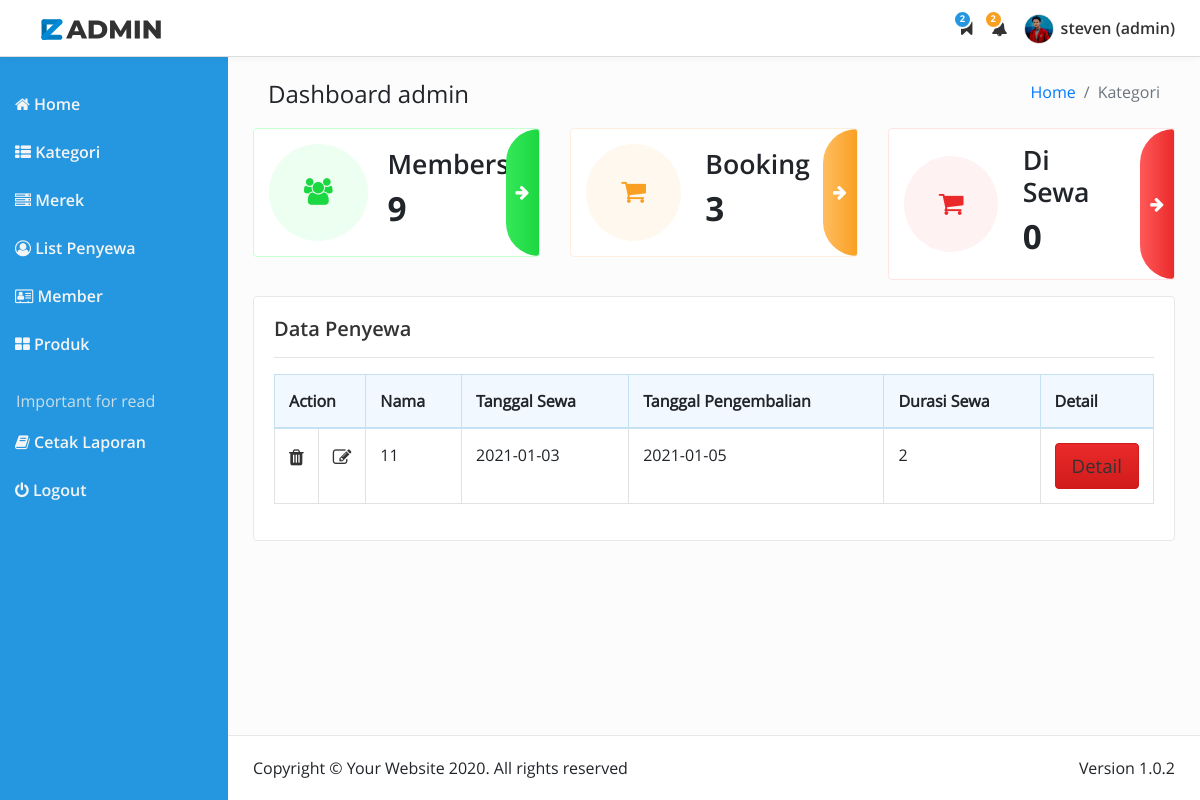
Screenshot of /Admin/adminweb.php?module=penyewa (signed in) with the database file from the repository.
### tables this page shows
CREATE TABLE `akun` (
  `id_user` int(10) NOT NULL,
  `username` varchar(50) NOT NULL,
  `password` varchar(20) NOT NULL,
  `nama` varchar(30) NOT NULL,
  `email` varchar(50) NOT NULL,
  `alamat` text NOT NULL,
  `no_telp` int(15) NOT NULL,
  `level` int(2) NOT NULL,
  `status_akun` varchar(50) NOT NULL,
  `gambar` varchar(100) DEFAULT NULL
);

### Admin/adminweb.php (the view, shortened to what this page needs)
<?php
include "../lib/config.php";
  include "../lib/koneksi.php";
if (empty($_SESSION['username']) AND empty($_SESSION['passuser'])) {
    echo "<center>Untuk mengakses modul, Anda harus login </br>";
    echo "<a href=$admin_url><b>LOGIN</b></a></center>";
} else {
  $r['username'] = $_SESSION['namauser'];
  $user = $r['username'];
  $queryAdmin = mysqli_query($koneksi, "SELECT * FROM akun WHERE username ='$user' ");
  $hasilQuery = mysqli_fetch_array($queryAdmin);
      $username    = $hasilQuery['username'];
	  $nama_admin  = $hasilQuery['nama'];
	  $level 	   = $hasilQuery['level'];
?>
<!DOCTYPE html>
<html lang="en">
<head>
	<link rel="stylesheet" href="dist/css/bootstrap.min.css">
	<link rel="stylesheet" type="text/css" href="plugins/font-awesome-4.7.0/css/font-awesome.min.css">
	<link rel="stylesheet" type="text/css" href="dist/css/reza-admin.min.css">
</head>
<body>
	<nav class="navbar navbar-expand-sm navbar--white">
		<a class="navbar-brand ml-3" href="index.html"><img src="dist/img/Reza_Admin.svg" width="120" alt="logo reza"></a>
		<div class="collapse navbar-collapse justify-content-end" id="navbarNav">
			<ul class="navbar-nav">
				<li class="nav-item navbar__notification">
					<a class="nav-link" href="#">
						<span class="fa fa-bookmark"></span>
						<span class="navbar__notification-number navbar__notification-number--blue">2</span>
					</a>
				</li>
				<li class="nav-item navbar__notification">
					<a class="nav-link " href="#">
						<span class="fa fa-bell"></span>
						<span class="navbar__notification-number navbar__notification-number--orange">2</span>
					</a>
				</li>
				<li class="nav-item navbar__avatar dropdown">
					<a class="nav-link " href="#" data-toggle="dropdown">
						<img src="dist/img/reza.jpg" alt="avatar image">
						<span><?php echo $nama_admin?> (<?php echo $username ?>)</span>
					</a>
				</li>
			</ul>
		</div>
	</nav>
	<aside class="sidebar">
		<ul class="sidebar__nav">
			<li class="sidebar__item "><a class="nav-link" href="adminweb.php?module=home"><span class="fa fa-home"></span> Home</a></li>
			<li class="sidebar__item"><a href="adminweb.php?module=kategori"><span class="fa fa-th-list"></span> Kategori</a></li>
			<li class="sidebar__item"><a href="adminweb.php?module=merek"><span class="fa fa-server"></span> Merek</a></li>
			<li class="sidebar__item"><a href="adminweb.php?module=penyewa"><span class="fa fa-user-circle-o"></span> List Penyewa</a></li>
			<li class="sidebar__item"><a href="adminweb.php?module=member"><span class="fa fa-vcard-o"></span> Member</a></li>
			<li class="sidebar__item"><a href="adminweb.php?module=produk"><span class="fa fa-th-large"></span> Produk</a></li>
			<?php
			if($level=="1"){
			?>
				<li class="sidebar__item sidebar__item--header mt-3">Important for read</li>
				<li class="sidebar__item"><a href="docs/"><span class="fa fa-book"></span> Cetak Laporan</a></li>
			<?php } ?>
			<li class="sidebar__item"><a href="index.php"><span class="fa fa-power-off"></span> Logout</a></li>
		</ul>
	</aside>
	<?php
            if ($_GET['module'] == 'home') {
                include "module/home/home.php";
            } elseif ($_GET['module'] == 'profil') {
              include "profil/profil.php";
            } elseif ($_GET['module'] == 'kategori') {
                include "module/kategori/kategori.php";
            } elseif ($_GET['module'] == 'tambah_kategori') {
                include "module/kategori/form_tambah.php";
            } elseif ($_GET['module'] == 'edit_kategori') {
                include "module/kategori/edit_kategori.php";
            } elseif ($_GET['module'] == 'merek') {
                include "module/merek/merek.php";
            } elseif ($_GET['module'] == 'tambah_merek') {
                include "module/merek/tambah_merek.php";
            } elseif ($_GET['module'] == 'edit_merek') {
                include "module/merek/edit_merek.php";
            } elseif ($_GET['module'] == 'produk') {
              include "module/produk/produk.php";
            } elseif ($_GET['module'] == 'tambah_produk') {
              include "module/produk/form_tambah_produk.php";
            } elseif ($_GET['module'] == 'edit_produk') {
              include "module/produk/edit_produk.php";
            } elseif ($_GET['module'] == 'penyewa') {
              include "module/penyewa/list_penyewa.php";
            } elseif ($_GET['module'] == 'tambah_kota') {
              include "module/penyewa/form_tambah_kota.php";
            } elseif ($_GET['module'] == 'edit_kota') {
              include "module/penyewa/form_edit_kota.php";
            } elseif ($_GET['module'] == 'member') {
              include "module/member/member.php";
            } elseif ($_GET['module'] == 'detail_member') {
            include "module/member/detail_member.php";
            } elseif ($_GET['module'] == 'profil') {
            include "module/home/home.php";
            } elseif ($_GET['module'] == 'editprofil') {
            include "profil/edit_profil.php";
          } elseif ($_GET['module'] == 'pemesanan') {
            include "module/pemesanan/list_pemesanan.php";
          } elseif ($_GET['module'] == 'detail_pemesanan') {
            include "module/pemesanan/detail_pemesanan.php";
            } elseif ($_GET['module'] == 'biaya') {
            include "module/biaya/list_biaya_kirim.php";
            } elseif ($_GET['module'] == 'tambah_biaya') {
            include "module/biaya/form_tambah_biaya.php";
            } elseif ($_GET['module'] == 'edit_biaya') {
            include "module/biaya/form_edit_biaya.php";
            } else {
            include "module/home/home.php";
            }
        ?>
	<footer class="footer footer--ml-sidebar-width">
		<p class="mb-2 mb-sm-0">Copyright &copy; Your Website 2020. All rights reserved</p>
		<p>Version 1.0.2</p>
	</footer>
	<?php } ?>
</body>
</html>

### Admin/module/penyewa/list_penyewa.php (shortened to what this page needs)
<?php
if (empty($_SESSION['username']) AND empty($_SESSION['passuser'])){
	echo "<center> untuk mengakses modul, anda harus login</br>";
	echo "<ahref=../../index.php?<b>Login</b></a></center>";
} else{
?>
<!DOCTYPE html>
<html lang="en">
<head>
<link rel="stylesheet" href="../dist/css/bootstrap.min.css">
<link rel="stylesheet" type="text/css" href="../plugins/font-awesome-4.7.0/css/font-awesome.min.css">
<link rel="stylesheet" type="text/css" href="../dist/css/reza-admin.min.css">
</head>
<body>
<main class="main main--ml-sidebar-width">
	<header class="main__header col-md-12 mb-2">
			<div class="main__title">
				<h4>Dashboard <?php echo $username ?></h4>
				<ul class="breadcrumb">
					<li class="breadcrumb-item"><a href="index.html">Home</a></li>
					<li class="breadcrumb-item active">Kategori</li>
				</ul>
			</div>
		</header>
	<div class="row">
			<div class="mb-3 col-md-6 col-lg-4">
				<section class="info-box info-box--green">
				<?php
                    $sql = mysqli_query($koneksi, "SELECT COUNT(*) AS total FROM akun where level='3' and status_akun='aktif' ");
                    $member = mysqli_fetch_assoc($sql);
                ?>
					<div class="info-box__icon"><span class="fa fa-users"></span></div>
					<div class="info-box__description">
						<h2>Members</h2>
						<h1><?= $member['total'] ?></h1>
					</div>
					<a class="info-box__btn-detail" href="adminweb.php?module=member"><span class="fa fa-arrow-right"></span></a>
				</section>
			</div>
			<div class="mb-3 col-md-6 col-lg-4">
				<section class="info-box info-box--orange">
				<?php
                    $sql = mysqli_query($koneksi, "SELECT COUNT(*) AS booking FROM sewa where status_sewa='booking' ");
                    $booking = mysqli_fetch_assoc($sql);
                ?>
					<div class="info-box__icon"><span class="fa fa-shopping-cart"></span></div>
					<div class="info-box__description">
						<h2>Booking</h2>
						<h1><?= $booking['booking'] ?></h1>
					</div>
					<a class="info-box__btn-detail" href=""><span class="fa fa-arrow-right"></span></a>
				</section>
			</div>
			<div class="mb-3 col-md-6 col-lg-4">
				<section class="info-box info-box--red">
				<?php
                    $sql = mysqli_query($koneksi, "SELECT COUNT(*) AS total FROM sewa where status_sewa='disewa' ");
                    $sewa = mysqli_fetch_assoc($sql);
                ?>
					<div class="info-box__icon"><span class="fa fa-shopping-cart"></span></div>
					<div class="info-box__description">
						<h2>Di Sewa</h2>
						<h1><?= $sewa['total'] ?></h1>
					</div>
					<a class="info-box__btn-detail" href=""><span class="fa fa-arrow-right"></span></a>
				</section>
			</div>
	<div class="col-12 mb-4">
				<section class="main__box">
					<h5>Data Penyewa</h5>
					<hr>
					<table class="table table--blue mb-3">
						<thead>
							<tr>
								<th colspan="2">Action</th>
								<th>Nama</th>
								<th>Tanggal Sewa</th>
								<th>Tanggal Pengembalian</th>
								<th>Durasi Sewa</th>
								<th>Detail</th>
							</tr>
						</thead>
						<tbody>
						<?php
                            $kueri_sewa = mysqli_query($koneksi, "SELECT DISTINCT id_user, tgl_sewa,tgl_kembali, durasi_sewa from sewa");
                            while ($pro = mysqli_fetch_array($kueri_sewa)) {
							$user_id = $pro['id_user'];
                        ?>
							<tr>
								<td width="10"><a href="" class="text-hover-red"><span class="fa fa-trash"></span></a></td>
								<td width="10"><a href=""><span class="fa fa-edit"></span></a></td>
                            <?php
                            $kueri = mysqli_query($koneksi, "SELECT DISTINCT nama FROM `akun` WHERE id_user='$user_id'");
                            while ($akun = mysqli_fetch_array($kueri)) {
                            ?>
								<td><?= $akun['nama'] ?></td>
							<?php } ?>
								<td><?= $pro['tgl_sewa'] ?></td>
								<td><?= $pro['tgl_kembali'] ?></td>
								<td><?= $pro['durasi_sewa'] ?></td>
								<td width="30"><a href="<?php ?>" class="btn btn--red">Detail</a></td>
							</tr>
						<?php } ?>
						</tbody>
					</table>
				</section>
		</div>
</div>
</main>
<footer class="footer footer--ml-sidebar-width">
	<p class="mb-2 mb-sm-0">Copyright &copy; Your Website 2020. All rights reserved</p>
	<p>Version 1.0.2</p>
</footer>
	<?php } ?>
</body>
</html>

### rows the page displays
akun: nama "steven", username "admin"
akun: nama "11"

### other values shown
$member['total'] "9"
$booking['booking'] "3"
$sewa['total'] "0"
$pro['tgl_sewa'] "2021-01-03"
$pro['tgl_kembali'] "2021-01-05"
$pro['durasi_sewa'] "2"
